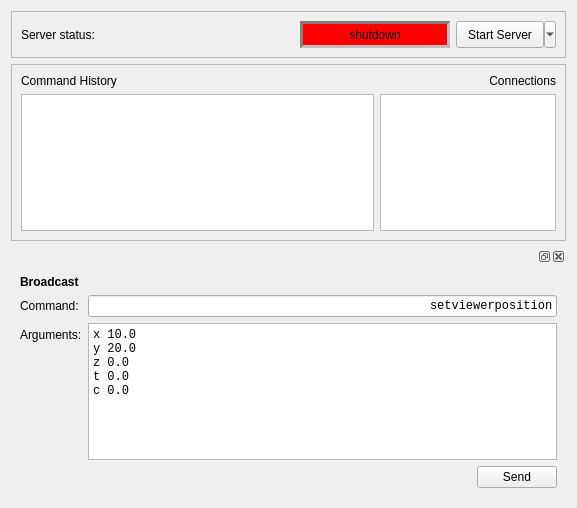
<?xml version="1.0" encoding="UTF-8"?>
<ui version="4.0">
 <class>Form</class>
 <widget class="QWidget" name="Form">
  <property name="geometry">
   <rect>
    <x>0</x>
    <y>0</y>
    <width>577</width>
    <height>508</height>
   </rect>
  </property>
  <property name="windowTitle">
   <string>Form</string>
  </property>
  <layout class="QVBoxLayout" name="verticalLayout">
   <item>
    <widget class="QFrame" name="topFrame">
     <property name="frameShape">
      <enum>QFrame::StyledPanel</enum>
     </property>
     <property name="frameShadow">
      <enum>QFrame::Raised</enum>
     </property>
     <layout class="QHBoxLayout" name="horizontalLayout" stretch="1,0,0">
      <item>
       <widget class="QLabel" name="serverStatusText">
        <property name="text">
         <string>Server status:</string>
        </property>
       </widget>
      </item>
      <item>
       <widget class="QLabel" name="serverStatus">
        <property name="minimumSize">
         <size>
          <width>150</width>
          <height>0</height>
         </size>
        </property>
        <property name="styleSheet">
         <string notr="true">background-color: red; border: 3px inset gray</string>
        </property>
        <property name="frameShape">
         <enum>QFrame::NoFrame</enum>
        </property>
        <property name="frameShadow">
         <enum>QFrame::Plain</enum>
        </property>
        <property name="lineWidth">
         <number>0</number>
        </property>
        <property name="midLineWidth">
         <number>0</number>
        </property>
        <property name="text">
         <string>shutdown</string>
        </property>
        <property name="alignment">
         <set>Qt::AlignCenter</set>
        </property>
       </widget>
      </item>
      <item>
       <widget class="QToolButton" name="toggleStatus">
        <property name="minimumSize">
         <size>
          <width>100</width>
          <height>27</height>
         </size>
        </property>
        <property name="focusPolicy">
         <enum>Qt::NoFocus</enum>
        </property>
        <property name="text">
         <string>Start Server</string>
        </property>
        <property name="popupMode">
         <enum>QToolButton::MenuButtonPopup</enum>
        </property>
        <property name="autoRaise">
         <bool>false</bool>
        </property>
        <property name="arrowType">
         <enum>Qt::NoArrow</enum>
        </property>
       </widget>
      </item>
     </layout>
    </widget>
   </item>
   <item>
    <widget class="QFrame" name="centerFrame">
     <property name="frameShape">
      <enum>QFrame::StyledPanel</enum>
     </property>
     <property name="frameShadow">
      <enum>QFrame::Raised</enum>
     </property>
     <layout class="QGridLayout" name="gridLayout" columnstretch="2,1">
      <item row="1" column="0">
       <widget class="QListWidget" name="commandList">
        <property name="font">
         <font>
          <family>Monospace</family>
         </font>
        </property>
        <property name="selectionMode">
         <enum>QAbstractItemView::NoSelection</enum>
        </property>
       </widget>
      </item>
      <item row="1" column="1">
       <widget class="QListWidget" name="connectionList">
        <property name="selectionMode">
         <enum>QAbstractItemView::NoSelection</enum>
        </property>
       </widget>
      </item>
      <item row="0" column="0">
       <widget class="QLabel" name="label">
        <property name="text">
         <string>Command History</string>
        </property>
       </widget>
      </item>
      <item row="0" column="1">
       <widget class="QLabel" name="label_2">
        <property name="text">
         <string>Connections</string>
        </property>
        <property name="alignment">
         <set>Qt::AlignRight|Qt::AlignTrailing|Qt::AlignVCenter</set>
        </property>
       </widget>
      </item>
     </layout>
    </widget>
   </item>
   <item>
    <widget class="QDockWidget" name="debugDock">
     <property name="autoFillBackground">
      <bool>false</bool>
     </property>
     <property name="inputMethodHints">
      <set>Qt::ImhNone</set>
     </property>
     <property name="floating">
      <bool>false</bool>
     </property>
     <property name="features">
      <set>QDockWidget::AllDockWidgetFeatures</set>
     </property>
     <property name="allowedAreas">
      <set>Qt::AllDockWidgetAreas</set>
     </property>
     <property name="windowTitle">
      <string/>
     </property>
     <widget class="QWidget" name="dockWidgetContents">
      <layout class="QFormLayout" name="formLayout">
       <property name="fieldGrowthPolicy">
        <enum>QFormLayout::AllNonFixedFieldsGrow</enum>
       </property>
       <item row="0" column="0">
        <widget class="QLabel" name="label_3">
         <property name="styleSheet">
          <string notr="true">font-weight: bold;</string>
         </property>
         <property name="text">
          <string>Broadcast</string>
         </property>
        </widget>
       </item>
       <item row="1" column="0">
        <widget class="QLabel" name="label_4">
         <property name="text">
          <string>Command:</string>
         </property>
        </widget>
       </item>
       <item row="1" column="1">
        <widget class="QLineEdit" name="debugCommandName">
         <property name="styleSheet">
          <string notr="true">font-family: monospace;</string>
         </property>
         <property name="text">
          <string>setviewerposition</string>
         </property>
         <property name="alignment">
          <set>Qt::AlignRight|Qt::AlignTrailing|Qt::AlignVCenter</set>
         </property>
        </widget>
       </item>
       <item row="2" column="0">
        <widget class="QLabel" name="label_5">
         <property name="text">
          <string>&lt;html&gt;&lt;head/&gt;&lt;body&gt;&lt;p&gt;Arguments:&lt;/p&gt;&lt;/body&gt;&lt;/html&gt;</string>
         </property>
        </widget>
       </item>
       <item row="2" column="1">
        <widget class="QPlainTextEdit" name="debugCommandArgs">
         <property name="layoutDirection">
          <enum>Qt::LeftToRight</enum>
         </property>
         <property name="styleSheet">
          <string notr="true">font-family: monospace;</string>
         </property>
         <property name="documentTitle">
          <string/>
         </property>
         <property name="plainText">
          <string>x 10.0
y 20.0
z 0.0
t 0.0
c 0.0</string>
         </property>
        </widget>
       </item>
       <item row="3" column="1">
        <layout class="QHBoxLayout" name="horizontalLayout_3">
         <item>
          <spacer name="horizontalSpacer_3">
           <property name="orientation">
            <enum>Qt::Horizontal</enum>
           </property>
           <property name="sizeHint" stdset="0">
            <size>
             <width>40</width>
             <height>20</height>
            </size>
           </property>
          </spacer>
         </item>
         <item>
          <widget class="QPushButton" name="broadcastButton">
           <property name="text">
            <string>Send</string>
           </property>
          </widget>
         </item>
        </layout>
       </item>
      </layout>
     </widget>
    </widget>
   </item>
  </layout>
 </widget>
 <resources/>
 <connections/>
</ui>
